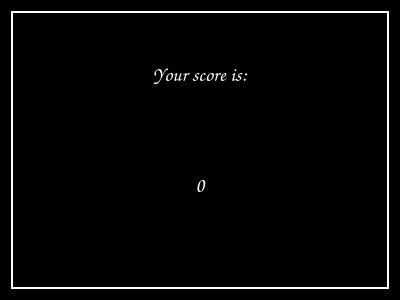
<?xml version="1.0" encoding="UTF-8"?>
<ui version="4.0">
 <class>fscore</class>
 <widget class="QWidget" name="fscore">
  <property name="geometry">
   <rect>
    <x>0</x>
    <y>0</y>
    <width>400</width>
    <height>300</height>
   </rect>
  </property>
  <property name="windowTitle">
   <string>Score</string>
  </property>
  <property name="styleSheet">
   <string notr="true">background-color: rgb(0, 0, 0);</string>
  </property>
  <layout class="QVBoxLayout" name="verticalLayout_2">
   <item>
    <layout class="QVBoxLayout" name="verticalLayout">
     <item>
      <widget class="QFrame" name="frame">
       <property name="styleSheet">
        <string notr="true">color: rgb(255, 255, 255);</string>
       </property>
       <property name="frameShape">
        <enum>QFrame::Box</enum>
       </property>
       <property name="frameShadow">
        <enum>QFrame::Plain</enum>
       </property>
       <property name="lineWidth">
        <number>2</number>
       </property>
       <layout class="QVBoxLayout" name="verticalLayout_3">
        <item>
         <widget class="QLabel" name="label">
          <property name="font">
           <font>
            <family>Comic Sans MS</family>
            <pointsize>15</pointsize>
            <weight>75</weight>
            <bold>true</bold>
           </font>
          </property>
          <property name="styleSheet">
           <string notr="true">color: rgb(255, 255, 255);</string>
          </property>
          <property name="text">
           <string>Your score is:</string>
          </property>
          <property name="alignment">
           <set>Qt::AlignCenter</set>
          </property>
         </widget>
        </item>
        <item>
         <widget class="QLabel" name="score_val">
          <property name="font">
           <font>
            <family>Comic Sans MS</family>
            <pointsize>15</pointsize>
            <weight>75</weight>
            <bold>true</bold>
           </font>
          </property>
          <property name="styleSheet">
           <string notr="true">color: rgb(255, 255, 255);</string>
          </property>
          <property name="text">
           <string>0</string>
          </property>
          <property name="alignment">
           <set>Qt::AlignCenter</set>
          </property>
         </widget>
        </item>
        <item>
         <spacer name="horizontalSpacer">
          <property name="orientation">
           <enum>Qt::Horizontal</enum>
          </property>
          <property name="sizeHint" stdset="0">
           <size>
            <width>40</width>
            <height>20</height>
           </size>
          </property>
         </spacer>
        </item>
        <item>
         <spacer name="horizontalSpacer_2">
          <property name="orientation">
           <enum>Qt::Horizontal</enum>
          </property>
          <property name="sizeHint" stdset="0">
           <size>
            <width>40</width>
            <height>20</height>
           </size>
          </property>
         </spacer>
        </item>
       </layout>
      </widget>
     </item>
    </layout>
   </item>
  </layout>
 </widget>
 <resources/>
 <connections/>
</ui>
